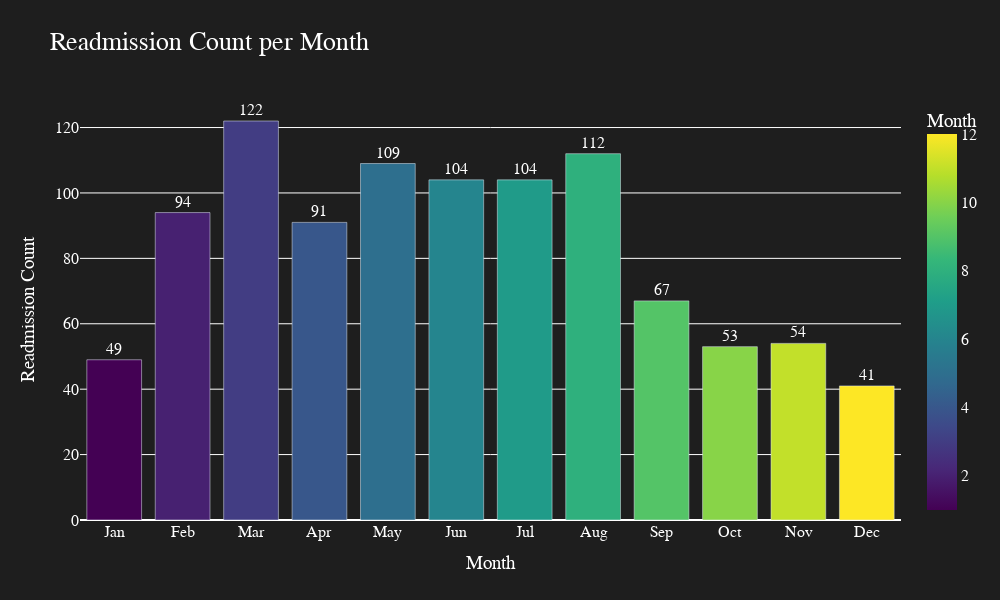

Source (notebook cell):
### Code cell
dark_colors = px.colors.sequential.Viridis

# Create bar chart
fig = px.bar(
    map1.reset_index(),
    x='Month',
    y='readmitted',
    text='readmitted',
    title="Readmission Count per Month",
    color='Month',
    color_continuous_scale=dark_colors
)

fig.update_traces(textposition='outside')

# Dark layout styling
fig.update_layout(
    width=1000,
    height=600,
    title_font=dict(size=26, color='white'),
    xaxis=dict(
        tickmode='array',
        tickvals=list(range(1, 13)),
        ticktext=['Jan', 'Feb', 'Mar', 'Apr', 'May', 'Jun',
                  'Jul', 'Aug', 'Sep', 'Oct', 'Nov', 'Dec'],
        color='white'
    ),
    
    yaxis=dict(
        title="Readmission Count",
        color='white'
    ),
    plot_bgcolor="#1e1e1e",
    paper_bgcolor="#1e1e1e",
    font=dict(family="Arial", size=16, color='white'),
)

fig.show()

### Figure 1 — Plotly figure (JSON) as saved in the notebook; plotly's stock layout.template omitted (floating-point values rounded to 4 significant figures)
{"data": [{"hovertemplate": "Month=%{marker.color}<br>readmitted=%{text}<extra></extra>", "legendgroup": "", "marker": {"color": [1, 2, 3, 4, 5, 6, 7, 8, 9, 10, 11, 12], "coloraxis": "coloraxis", "pattern": {"shape": ""}}, "name": "", "orientation": "v", "showlegend": false, "text": [49.0, 94.0, 122.0, 91.0, 109.0, 104.0, 104.0, 112.0, 67.0, 53.0, 54.0, 41.0], "textposition": "outside", "type": "bar", "x": [1, 2, 3, 4, 5, 6, 7, 8, 9, 10, 11, 12], "xaxis": "x", "y": [49, 94, 122, 91, 109, 104, 104, 112, 67, 53, 54, 41], "yaxis": "y"}], "layout": {"barmode": "relative", "coloraxis": {"colorbar": {"title": {"text": "Month"}}, "colorscale": [[0, "#440154"], [0.1111, "#482878"], [0.2222, "#3e4989"], [0.3333, "#31688e"], [0.4444, "#26828e"], [0.5556, "#1f9e89"], [0.6667, "#35b779"], [0.7778, "#6ece58"], [0.8889, "#b5de2b"], [1, "#fde725"]]}, "font": {"color": "white", "family": "Arial", "size": 16}, "height": 600, "legend": {"tracegroupgap": 0}, "paper_bgcolor": "#1e1e1e", "plot_bgcolor": "#1e1e1e", "title": {"font": {"color": "white", "size": 26}, "text": "Readmission Count per Month"}, "width": 1000, "xaxis": {"anchor": "y", "color": "white", "domain": [0, 1], "tickmode": "array", "ticktext": ["Jan", "Feb", "Mar", "Apr", "May", "Jun", "Jul", "Aug", "Sep", "Oct", "Nov", "Dec"], "tickvals": [1, 2, 3, 4, 5, 6, 7, 8, 9, 10, 11, 12], "title": {"text": "Month"}}, "yaxis": {"anchor": "x", "color": "white", "domain": [0, 1], "title": {"text": "Readmission Count"}}}}
